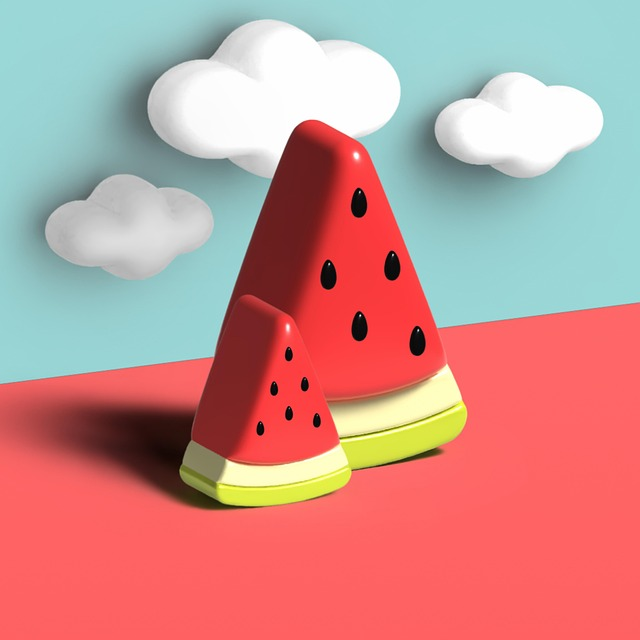
#> input picture image.jpg, 640 x 640 px
$ python main.py
#> lines starting #> are read from the running program, lines starting #| are printed output that depends on the picture; after the words box and inside, x2 and y2 are one past the last pixel; in counts of white or black regions, pixels touching at a corner belong together
import cv2 as cv
import numpy as np

# 이미지 불러오기
img = cv.imread('image.jpg')
#> img is the input picture: shape (640, 640, 3); mean B, G, R 142.4, 146, 200

# 이미지 로드 실패시 종료
if img is None:
    print("Can't load the image")
    exit()

# 이미지를 Grayscale로 변환
gray = cv.cvtColor(img, cv.COLOR_BGR2GRAY)
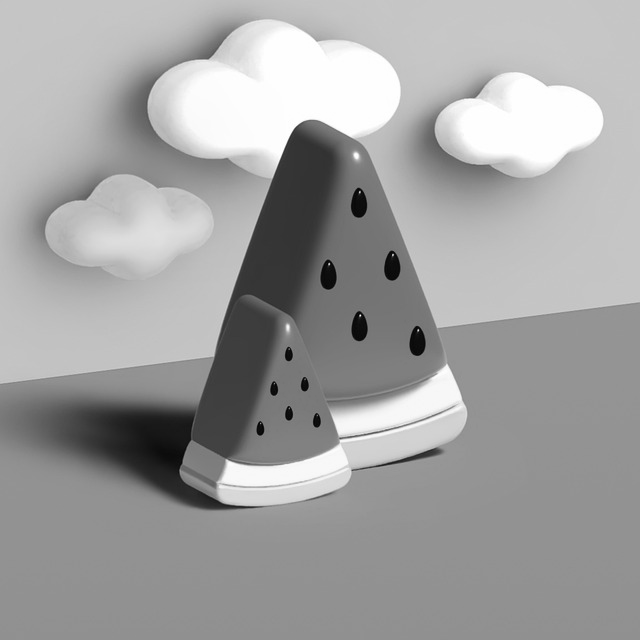
#> gray: shape (640, 640); min 1, max 255, mean 161.7
gray = cv.medianBlur(gray,5)

# Canny edge detector로 윤곽선(Edges) 검출
edges = cv.Canny(gray, 70, 130)
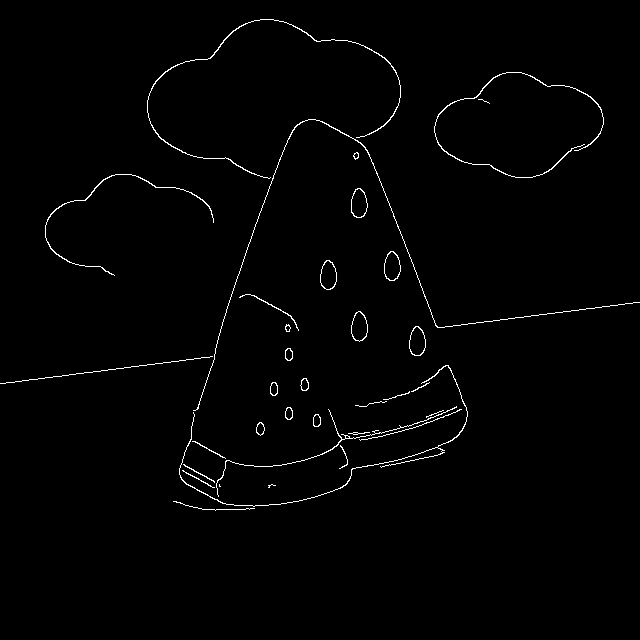
#> edges: shape (640, 640); 1.2% white in thin lines or dots, all inside (x1, y1, x2, y2) = (0, 19, 640, 511)

kernel = np.ones((2,2), np.uint8)

# dilation으로 윤곽선 두껍게
edges = cv.dilate(edges, kernel, iterations=2)
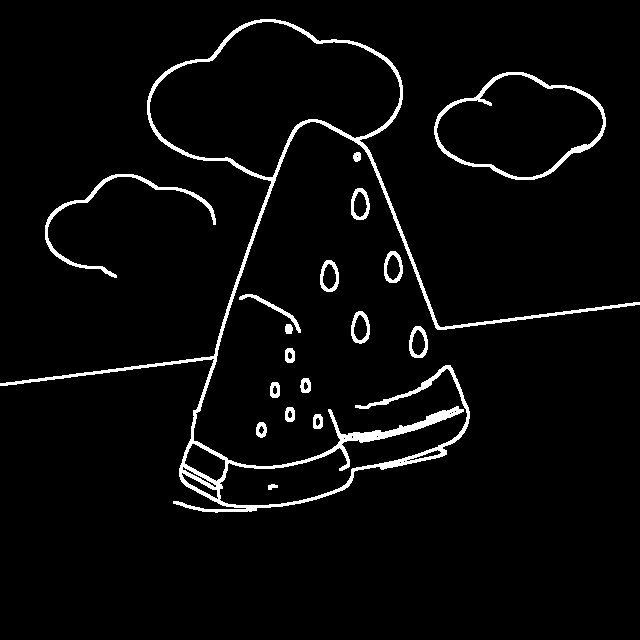
#> edges: shape (640, 640); 3.8% white; 18 white regions, largest, box (x1, y1, x2, y2) and area: (0, 19, 640, 513) 10325, (434, 72, 606, 180) 1705, (45, 174, 216, 278) 1145

# bilateral filter를 사용하여 edge는 구분하며 디테일을 뭉갬
color = cv.bilateralFilter(img, 9, 200, 200)

cartoon = color.copy()

# 윤곽선이 있는 부분을 검정색으로 덮어쓰기
cartoon[edges != 0] = (0,0,0)
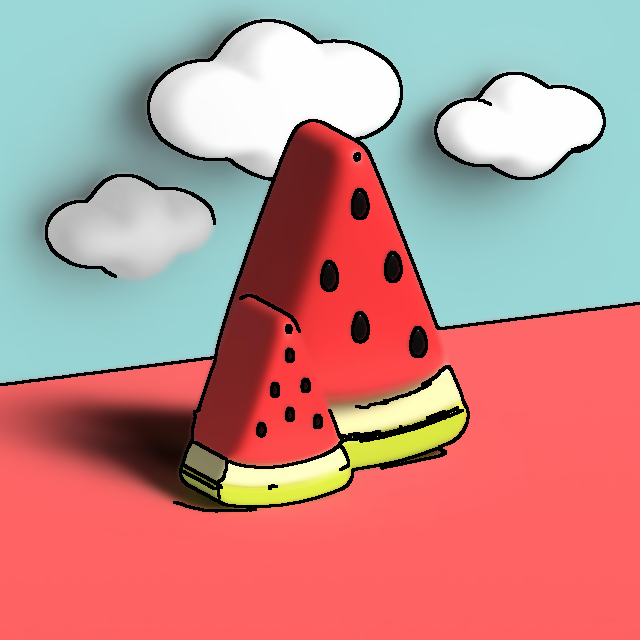
#> cartoon: shape (640, 640, 3); mean B, G, R 137.7, 140.5, 193.2

# 원본이미지 출력
cv.imshow('Original', img)

# 만화스타일 이미지 출력
cv.imshow('Cartoon', cartoon)

cv.waitKey(0)
cv.destroyAllWindows()
